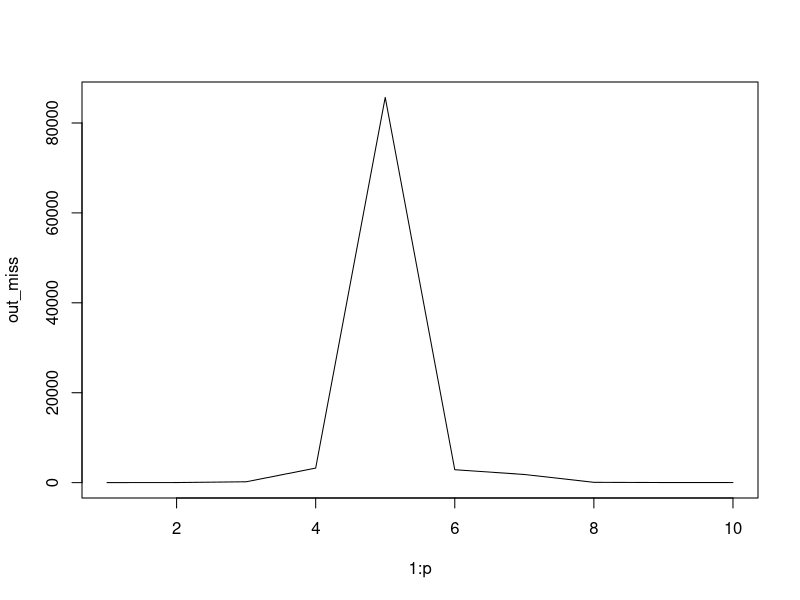

Write the R code that produced this figure. (Note: a time limit stopped this script after it produced the figure.)
# mvtnorm provides possibility to create multivariate gaussian rv
library(mvtnorm)
library(MASS)
library(psych)



EM_MissingData2 <- function(X,matrix_miss,n_iterations=50){
  n <- nrow(X)
  p <- ncol(X)
  mu_hat <- rep(0, p)
  #mat <- matrix(rnorm(p*p, mean = 0, sd = ), nrow = p, ncol = p)
  sigma_hat <- diag(p) #mat %*% t(mat) 
  X_hat <- X

  for (j in 1:n_iterations){
    
    first_term <- matrix(0,p,p)
    # Filling the missing values with the linear methods (m_i)
    for (i in 1:n){
      index_miss <- matrix_miss[i,]
      
      # mi
      X_hat[i,index_miss] <- mu_hat[index_miss] + sigma_hat[index_miss,-index_miss]%*%ginv(sigma_hat[-index_miss,-index_miss])%*%(X_hat[i,-index_miss]-mu_hat[-index_miss])
      V_i <- sigma_hat[index_miss,index_miss]-sigma_hat[index_miss,-index_miss]%*%ginv(sigma_hat[-index_miss,-index_miss])%*%sigma_hat[-index_miss,index_miss]
      
      C_top_l <- X_hat[i,index_miss]%*%t(X_hat[i,index_miss])+V_i
      #print(dim(C_top_l))
      C_top_r <- X_hat[i,index_miss]%*%t(X_hat[i,-index_miss])
      #print(dim(C_top_r))
      C_low_l <- t(C_top_r)
      #print(dim(C_low_l))
      C_low_r <- X_hat[i,-index_miss]%*%t(X_hat[i,-index_miss])
      #print(dim(C_low_r))
      
      first_term <- first_term + rbind(cbind(C_top_l,C_top_r),cbind(C_low_l,C_low_r))/n
      } # X_obs et X_hat_miss ok -> E[x_i] est ok : it is x_hat
      mu_hat <- colMeans(X_hat)
      sigma_hat <- first_term - mu_hat%*%t(mu_hat)
    }
  out = list("mu"=mu_hat,"sig"=sigma_hat)
  return(out)
}





MissingData <- function(X, folds){
  # args: X matrix containing data, pca_vec containing index of pca (dimension r), K amount of CV-Folds
  # returns: MSE of the CV

  n <- nrow(X)
  p <- ncol(X)
  K <- ncol(folds)

  matrix_miss <- matrix(data=0,n,floor(p/2))
  for (j in 1:n){
    matrix_miss[j,] <- sample(1:p, floor(p/2))
  }
    
  mse2 <- rep(0, p)
  for (r in 1:p) {
    for (k in 1:K) {
      
      n_fold <- length(folds[,k])
      df_k <- X[-folds[,k],]
      
      ls <- EM_MissingData2(df_k, matrix_miss[-folds[,k],])
      mu <- ls$mu
      sigma <- ls$sig # This is pure shit
      
      eigen_sigma <- eigen(sigma)
      sum_eigen <- sum(eigen_sigma$values[-c(1:r)]) # Eigenvalues destroyed
      eigen_sigma$values[-c(1:r)] <- 0 # truncation of the p-r last eigenvalues
      eigen_sigma_trunc <- eigen_sigma$vectors %*% diag(eigen_sigma$values) %*% t(eigen_sigma$vectors) #+ sum_eigen/p*diag(p) # or p-r
  
      # sum_eigen = 1, r = 3, p = 5, p-r = 2. 1/2 on every diagonal element -> total added noise = p/(p-r)*1 -> + 2.5 noise // add 1 noise ->        

      # split observations
      #index_miss <- sample(1:p, floor(p/2))
      #index_obs <- (1:p)[-index_miss]
      #mu_miss <- mu[index_miss]
      #mu_obs <- mu[index_obs]
      #sigma_miss_obs <- eigen_sigma_trunc[index_miss, index_obs]
      #sigma_obs_obs <- eigen_sigma_trunc[index_obs, index_obs]
      
      
      for (i in folds[,k]){ # looping on each row of the fold K
        index_miss <- matrix_miss[i,]
        index_obs <- (1:p)[-index_miss]
        mu_miss <- mu[index_miss]
        mu_obs <- mu[index_obs]
        sigma_miss_obs <- eigen_sigma_trunc[index_miss, index_obs]
        sigma_obs_obs <- eigen_sigma_trunc[index_obs, index_obs]
        est_x_n_miss <- mu_miss+sigma_miss_obs%*%ginv(sigma_obs_obs)%*%(X[i,index_obs]-mu_obs)
        
        mse2[r] <- mse2[r] + sum((est_x_n_miss-X[i,index_miss])^2)/n_fold
      }
      
      # predict missing values
      #df_fold <- X[folds[,k],]
      #est_x_miss <- lapply(1:n_fold, function(n){mu_miss+sigma_miss_obs%*%ginv(sigma_obs_obs, tol = 1e-20)%*%(df_fold[n,index_obs]-mu_obs)})
      #mse2[r] <- sum(sapply(1:n_fold, function(s){norm(est_x_miss[[s]]-df_fold[s,index_miss], type = "2")^2/n_fold})) + mse2[r]
    }
    mse2[r] <- mse2[r]/K
  }
  return(mse2)
}

set.seed(11)
n <- 100
p <- 10
r <- 3
X <- array(rnorm(121,100,1),c(n,p))
svd_X <- svd(X)
magnitude_noise <- svd_X$d[r]
svd_X$d[-(1:r)] <- 0
X_tronc <- svd_X$u %*% diag(svd_X$d) %*% t(svd_X$v) + rmvnorm(n = n, mean = rep(0,p), sigma = 0.1*magnitude_noise*diag(p))
samples <- matrix(sample(1:n),ncol=5)

out_miss <- MissingData(X_tronc, samples)


plot(1:p,out_miss,type="l")

print(which.min(out_miss))







n <- 1000
p <- 5
K <- 5
mat <- matrix(rnorm(p*p, mean = 0, sd = 1), nrow = p, ncol = p)
df1 <- as.matrix(rmvnorm(n = n, mean = rep(0, p), sigma = mat %*% t(mat)))
folds <- matrix(sample(1:n),ncol=K)

matrix_miss <- matrix(data=0,n,2)

for (j in 1:n)
  matrix_miss[j,] <- sample(1:p, 2)

a <- EM_MissingData2(df1, matrix_miss,n_iterations = 100)


MissingData(df1, folds)




EM_MissingData <- function(X, matrix_miss){
  # X is data without kth fold
  # matrix_miss rowwise index of values missing in every observations
  
  # Initial stuff
  X_old <- X
  n <- nrow(X)
  p <- ncol(X)
  mu <- rep(0, p)
  mat <- matrix(rnorm(p*p, mean = 0, sd = 1), nrow = p, ncol = p)
  sigma <- mat %*% t(mat)
  ginv <- ginv(sigma, tol=1e-20)
  
  #Calculate missing values
  for (i in 1:n){
    index_miss <- matrix_miss[i,]
    X[i,index_miss] <- mu[index_miss] + sigma[index_miss,-index_miss]%*%ginv[-index_miss,-index_miss]%*%(X[i,-index_miss]-mu[-index_miss])
  }
  
  # Convergence stuff
  tol <- 1e-3
  #l_comp <- Inf
  a <- +n/2*log(det(ginv))
  #l_comp_next <- a - 1/2*sum(sapply(1:n, function(m){tr(outer(X[m,]-mu, X[m,]-mu)%*%ginv)}))
  
  #while(abs(l_comp_next-l_comp)>tol){
  for (j in 1:50) {
    # Update observations and compute Pseudo-inverse of estimated sigma
    ginv <- ginv(sigma, tol=1e-20)
    for (i in 1:n){
      index_miss <- matrix_miss[i,] # B izarre qu'il y ait des doublons
      X[i,index_miss] <- mu[index_miss] + sigma[index_miss,-index_miss]%*%ginv[-index_miss,-index_miss]%*%(X[i,-index_miss]-mu[-index_miss])
    }
    
    # M-step
    C <- cov(X)
    mu <- colMeans(X)
    sigma <- (Reduce("+", lapply(1:n, function(m){outer(X[m,]-mu, X[m,]-mu)})) + C)/n
    
    # Likelihood for convergence
    #l_comp <- l_comp_next
    #l_comp_next <- +n/2*log(det(ginv(sigma, tol=1e-20))) - 1/2*sum(sapply(1:n, function(m){tr(outer(X[m,], X[m,])%*%ginv)}))
  }
  return(list(mu, sigma))
}
